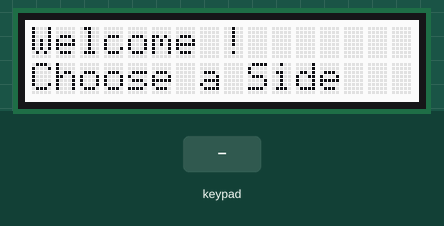
Recording of a sketch running on a simulated Arduino Uno, built with avr-gcc and run on an emulated ATmega328P. Parts: 16×2 character LCD. The inputs (shaded band) are chosen by the test bench.

Above: at 1.2 s.
1.3 s: key 'U' pressed
At 2.1 s:
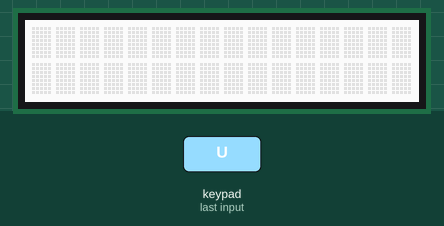
2.8 s: key 'L' pressed
At 3.6 s:
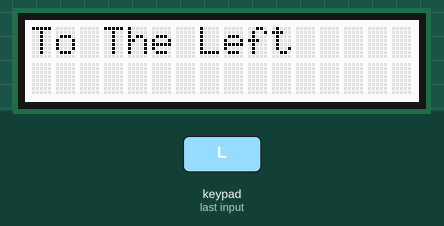
4.3 s: key 'R' pressed
At 4.8 s:
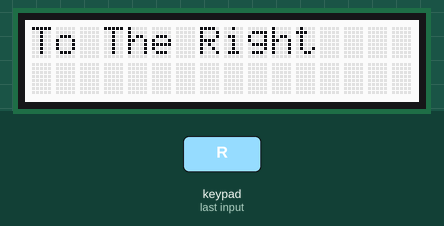
5.8 s: key 'S' pressed
At 6.4 s:
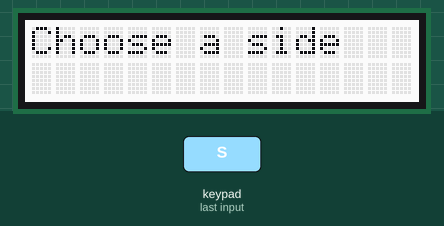
7.3 s: key 'D' pressed
At 7.9 s:
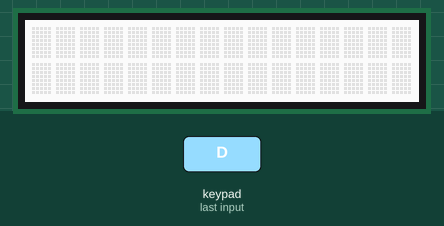
Timing chart, 0 to 9.8 s (numbered marks = the images above; inputs shaded):
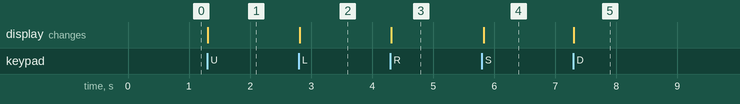

Measured:
- after the input at 1.3 s, the display: changes at once (image 1)
- after the input at 2.8 s, the display: changes at once (image 2)
- after the input at 4.3 s, the display: changes at once (image 3)
- after the input at 5.8 s, the display: changes at once (image 4)
- after the input at 7.3 s, the display: changes at once (image 5)

The sketch:

code_sens_moteur_5.ino
```cpp
// Importation de la librairie du LCD

#include <Wire.h>
#include <Adafruit_MCP23017.h>
#include <Adafruit_RGBLCDShield.h>
Adafruit_RGBLCDShield lcd = Adafruit_RGBLCDShield();
#define WHITE 0x7

int S1 = 10; // Fils 1-4
int S2 = 11; // Fils 2-3
int cmpt = 0; // Valeur permettant d'établir le PWM
int side = 3; // Valeur variant selon sur quel bouton on appuie

void setup()
{
  Serial.begin(9600);
  pinMode( S1, OUTPUT );
  pinMode( S2, OUTPUT );
  lcd.begin(16, 2); // Instaure l'écran LCD à 2 lignes x 16 cases
  lcd.print("Welcome !"); // Ecrit "Welcome !" sur la première ligne par défaut
  lcd.setCursor(0, 1); // Selectionne la deuxième ligne
  lcd.print("Choose a Side"); // Ecrit "Choose a Side" sur la deuxième ligne
  lcd.setBacklight(WHITE); // Définit la couleur d'arrière-plan

}


void loop()
{
  uint8_t buttons = lcd.readButtons(); // Définit les boutons de la librairie du LCD

  if (buttons) { // Si un bouton est appuyé
    lcd.clear(); // Efface ce qui est écrit
    lcd.setCursor(0,0); // Selectionne la première ligne
    if (buttons & BUTTON_RIGHT) { // Si un bouton est appuyé et qu'il s'agit de BUTTON_RIGHT
      lcd.print("To The Right "); // Ecrit "To The Right" sur la première ligne
      side = 1; // La valeur side est à 1
    }
    if (buttons & BUTTON_LEFT) { // Si un bouton est appuyé et qu'il s'agit de BUTTON_LEFT
      lcd.print("To The Left "); // Ecrit "To The Left" sur la première ligne
      side = 2; // La valeur side est à 2
    }
    if (buttons & BUTTON_SELECT) { // Si un bouton est appuyé et qu'il s'agit de BUTTON_SELECT
      lcd.print("Choose a side "); // Ecrit "Choose a Side" sur la première ligne
      side = 3; // La valeur side est à 3
    }
    delay(1);
  }


  if( side == 1 && cmpt < 255) // Si side est à 1 (Donc si on a appuyé sur BUTTON_RIGHT) et si la valeur cmpt est inférieure à 255
  {
    cmpt += 5; // Incrémente la valeur cmpt de 5
    delay(25); // Attend 25 ms
  }
  else if( side == 2 && cmpt > -255) // Si side est à 2 (Donc si on a appuyé sur BUTTON_LEFT) et si la valeur cmpt est supérieure à -255
  {
    cmpt -= 5; // Décrémente la valeur cmpt de 5
    delay(25); // Attend 25 ms
  }
  else if( side == 3 && cmpt < 0) // Si side est à 3 (Donc si on a appuyé sur BUTTON_SELECT) et si la valeur cmpt est inférieure à 0
  {
    cmpt += 5; // Incrémente la valeur cmpt de 5
    delay(25); // Attend 25 ms
  }
  else if( side == 3 && cmpt > 0) // Si side est à 3 (Donc si on a appuyé sur BUTTON_SELECT) et si la valeur cmpt est supérieure à 0
  {
    cmpt -= 5; // Décrémente la valeur cmpt de 5
    delay(25); // Attend 25 ms
  }


 if( cmpt > 0 ) // Si la valeur cmpt est supérieure à 0
  {
    analogWrite( S2, 0 ); // Envoie 5V sur les sorties 2-3 pendant 0 "sous-périodes" de la période totale du PWM
    analogWrite( S1, cmpt ); // Envoie 5V sur les sorties 1-4 pendant 255 "sous-périodes" de la période totale du PWM
  }
 else if(cmpt < 0 ) // Si la valeur cmpt est inférieure à 0
  {
    analogWrite( S1, 0 ); // Envoie 5V sur les sorties 1-4 pendant 0 "sous-périodes" de la période totale du PWM
    analogWrite( S2, (-1) * cmpt ); // Envoie 5V sur les sorties 2-3 pendant 255 "sous-périodes" de la période totale du PWM
  }
 else // Sinon
  {
    analogWrite( S1, 255 ); // Envoie 5V sur les sorties 1-4 pendant 255 "sous-périodes" de la période totale du PWM
    analogWrite( S2, 255 ); // Envoie 5V sur les sorties 2-3 pendant 255 "sous-périodes" de la période totale du PWM
  }
}
```
